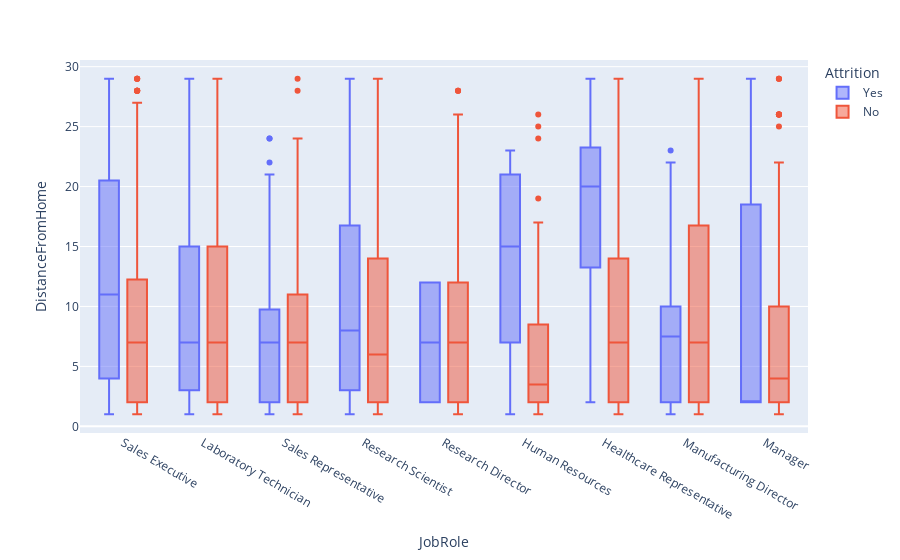

The cell this chart's notebook holds for it:
### Code cell
fig = px.box(employee_data, x = "JobRole", y = "DistanceFromHome", color = "Attrition")
fig.show()

### Figure 1 — Plotly figure (JSON) as saved in the notebook; plotly's stock layout.template omitted (floating-point values rounded to 4 significant figures; data arrays with more than 128 entries replaced by an {"elided": "..."} marker saying what was removed)
{"data": [{"alignmentgroup": "True", "hovertemplate": "Attrition=Yes<br>JobRole=%{x}<br>DistanceFromHome=%{y}<extra></extra>", "legendgroup": "Yes", "marker": {"color": "#636efa"}, "name": "Yes", "notched": false, "offsetgroup": "Yes", "orientation": "v", "showlegend": true, "type": "box", "x": {"elided": "237 str values"}, "x0": " ", "xaxis": "x", "y": {"elided": "237 int values"}, "y0": " ", "yaxis": "y"}, {"alignmentgroup": "True", "hovertemplate": "Attrition=No<br>JobRole=%{x}<br>DistanceFromHome=%{y}<extra></extra>", "legendgroup": "No", "marker": {"color": "#EF553B"}, "name": "No", "notched": false, "offsetgroup": "No", "orientation": "v", "showlegend": true, "type": "box", "x": {"elided": "1233 str values"}, "x0": " ", "xaxis": "x", "y": {"elided": "1233 int values"}, "y0": " ", "yaxis": "y"}], "layout": {"boxmode": "group", "legend": {"title": {"text": "Attrition"}, "tracegroupgap": 0}, "margin": {"t": 60}, "xaxis": {"anchor": "y", "domain": [0, 1], "title": {"text": "JobRole"}}, "yaxis": {"anchor": "x", "domain": [0, 1], "title": {"text": "DistanceFromHome"}}}}
